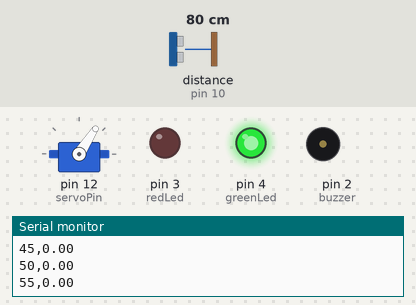
Bench run of a sketch on a simulated Arduino Uno, built with avr-gcc and run on an emulated ATmega328P. Shown: servo, output pins drawn as LEDs (lit = HIGH), buzzer (waves = sounding), the last lines printed to the serial monitor. Wiring (inferred from the names in the program): ultrasonic range finder: trigger pin 11; echo pin 10. Inputs (shaded band) come from the test bench; at power-on: distance to the obstacle (sensor on pin 10) 80 cm. The echo pulse lasts 58.3 µs per cm; pins used as bus, display or sensor lines are not drawn.

Above: at 1.2 s.
1.3 s: distance to the obstacle (sensor on pin 10) set to 44 cm
At 1.95 s:
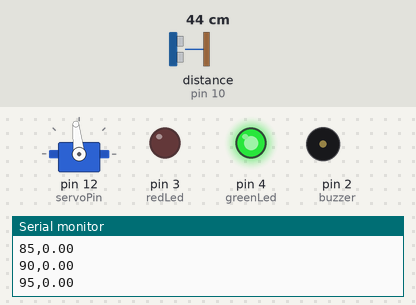
4.3 s: distance to the obstacle (sensor on pin 10) set to 40 cm
At 4.52 s:
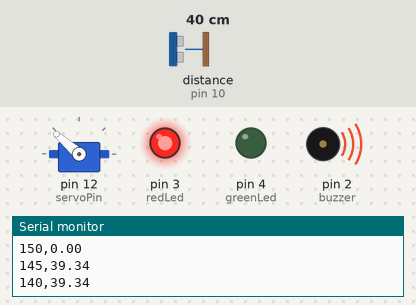
7.3 s: distance to the obstacle (sensor on pin 10) set to 2 cm
16.3 s: distance to the obstacle (sensor on pin 10) set to 35 cm
19.3 s: distance to the obstacle (sensor on pin 10) set to 60 cm
At 19.76 s:
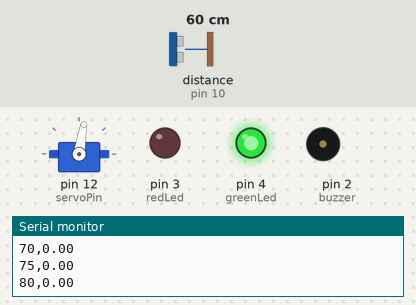
22.3 s: distance to the obstacle (sensor on pin 10) set to 4 cm
At 23.02 s:
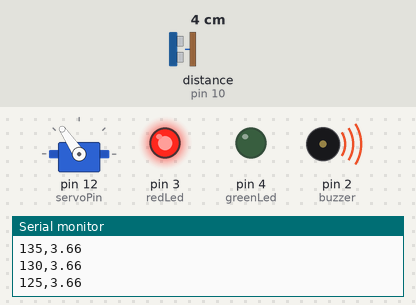
Timing chart, 0 to 26.3 s (numbered marks = the images above; inputs shaded):
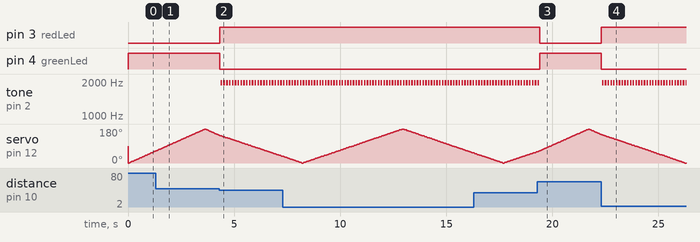

Measured:
- the behaviour switches between 41 and 40 cm on distance to the obstacle (sensor on pin 10) (found by bisection; images 1 and 2)
- after the input at 4.3 s, pin 3 (redLed): LOW → HIGH at once; pin 4 (greenLed): HIGH → LOW at once; tone on pin 2 (buzzer): alternates 1969 Hz for 0.08 s and silent for 0.05 s, starting after 0.06 s
- after the input at 19.3 s, pin 3 (redLed): HIGH → LOW after 0.11 s; pin 4 (greenLed): LOW → HIGH after 0.11 s; tone on pin 2 (buzzer): goes on until 19.4 s, then stays silent
- after the input at 22.3 s, pin 3 (redLed): LOW → HIGH at once; pin 4 (greenLed): HIGH → LOW at once; tone on pin 2 (buzzer): alternates 1969 Hz for 0.08 s and silent for 0.05 s, starting after 0.05 s

The sketch:

gio.ino
```cpp
#include <Servo.h>

Servo radarServo;

// Configurazione pin
const int trigPin = 11;
const int echoPin = 10;
const int servoPin = 12;

const int redLed = 3;
const int greenLed = 4;
const int buzzer = 2;

const int alertDistance = 40;       // soglia di allarme cm
const unsigned long updateInterval = 20; // ms tra aggiornamenti servo

int currentAngle = 0;
int increment = 1;
float lastDistance = 0;
unsigned long lastServoUpdate = 0;

void setup() {
  radarServo.attach(servoPin);
  pinMode(trigPin, OUTPUT);
  pinMode(echoPin, INPUT);
  pinMode(redLed, OUTPUT);
  pinMode(greenLed, OUTPUT);
  pinMode(buzzer, OUTPUT);

  Serial.begin(9600);
  setNormalState(); // stato iniziale, funzione riportata sotto
}

void loop() {
  unsigned long currentMillis = millis();

  if (currentMillis - lastServoUpdate >= updateInterval) {
    lastServoUpdate = currentMillis;
    radarServo.write(currentAngle);

    // misura ogni 5°
    if (currentAngle % 5 == 0) {
      float distance = getDistance(); // misura distanza, funzione riportata sotto
      float velocity = (distance - lastDistance) / (updateInterval / 1000.0);
      lastDistance = distance;

      // gestione LED e buzzer
      if (distance > 0 && distance < alertDistance) {
        alertMode(); // accendi allarme, funzione riportata sotto
      } else {
        setNormalState(); // ripristina stato normale
      }

      // invio dati SEMPRE (anche se distance = 0)
      Serial.print(currentAngle);
      Serial.print(",");
      Serial.println(distance);
    }

    // movimento servo avanti/indietro
    currentAngle += increment;
    if (currentAngle >= 180) { currentAngle = 180; increment = -1; }
    if (currentAngle <= 0)   { currentAngle = 0;   increment = 1; }
  }
}

// misurazione distanza in cm
float getDistance() {
  digitalWrite(trigPin, LOW);
  delayMicroseconds(2);
  digitalWrite(trigPin, HIGH);
  delayMicroseconds(10);
  digitalWrite(trigPin, LOW);

  long duration = pulseIn(echoPin, HIGH, 30000); // timeout 30ms
  // Calcoliamo la distanza in centimetri
  // Formula: distanza = (durata * velocità_suono) / 2
  // Velocità suono ≈ 343 m/s = 0.034 cm/microsec
  float distance = duration * 0.034 / 2;
  if (distance > alertDistance) distance = 0; // fuori range = 0
  return distance;
}

// modalità allarme: LED rosso + buzzer
void alertMode() {
  digitalWrite(greenLed, LOW);
  digitalWrite(redLed, HIGH);
  playTonePWM(2000, 50);
}

// stato normale: LED verde acceso
void setNormalState() {
  digitalWrite(greenLed, HIGH);
  digitalWrite(redLed, LOW);
  digitalWrite(buzzer, LOW);
}

// buzzer passivo PWM
void playTonePWM(int frequency, int duration) { // frequenza in Hz, durata in ms, in questo caso si ha 2000 hz e 50 ms
  int period = 1000000 / frequency;
  int pulse = period * 0.6; // durata impulso
  long cycles = (long)frequency * duration / 1000;
  for (long i = 0; i < cycles; i++) {
    digitalWrite(buzzer, HIGH);
    delayMicroseconds(pulse);
    digitalWrite(buzzer, LOW);
    delayMicroseconds(period - pulse);
  }
}
```
